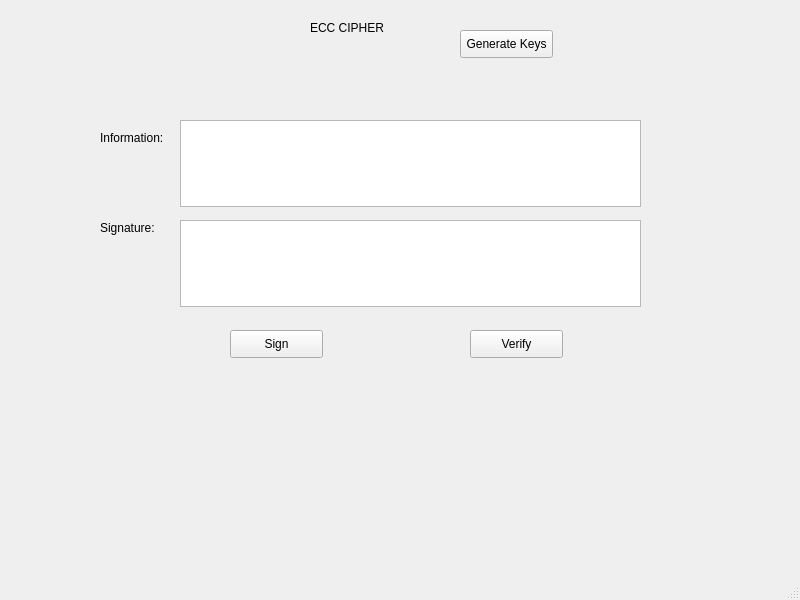
<?xml version="1.0" encoding="UTF-8"?>
<ui version="4.0">
 <class>MainWindow</class>
 <widget class="QMainWindow" name="MainWindow">
  <property name="geometry">
   <rect>
    <x>0</x>
    <y>0</y>
    <width>800</width>
    <height>600</height>
   </rect>
  </property>
  <property name="windowTitle">
   <string>MainWindow</string>
  </property>
  <widget class="QWidget" name="centralwidget">
   <widget class="QLabel" name="label">
    <property name="geometry">
     <rect>
      <x>310</x>
      <y>20</y>
      <width>81</width>
      <height>16</height>
     </rect>
    </property>
    <property name="text">
     <string>ECC CIPHER</string>
    </property>
   </widget>
   <widget class="QPushButton" name="btn_gen_keys">
    <property name="geometry">
     <rect>
      <x>460</x>
      <y>30</y>
      <width>93</width>
      <height>28</height>
     </rect>
    </property>
    <property name="text">
     <string>Generate Keys</string>
    </property>
   </widget>
   <widget class="QLabel" name="label_2">
    <property name="geometry">
     <rect>
      <x>100</x>
      <y>130</y>
      <width>81</width>
      <height>16</height>
     </rect>
    </property>
    <property name="text">
     <string>Information:</string>
    </property>
   </widget>
   <widget class="QLabel" name="label_3">
    <property name="geometry">
     <rect>
      <x>100</x>
      <y>220</y>
      <width>81</width>
      <height>16</height>
     </rect>
    </property>
    <property name="text">
     <string>Signature:</string>
    </property>
   </widget>
   <widget class="QPlainTextEdit" name="txt_info">
    <property name="geometry">
     <rect>
      <x>180</x>
      <y>120</y>
      <width>461</width>
      <height>87</height>
     </rect>
    </property>
   </widget>
   <widget class="QPlainTextEdit" name="txt_sign">
    <property name="geometry">
     <rect>
      <x>180</x>
      <y>220</y>
      <width>461</width>
      <height>87</height>
     </rect>
    </property>
   </widget>
   <widget class="QPushButton" name="btn_sign">
    <property name="geometry">
     <rect>
      <x>230</x>
      <y>330</y>
      <width>93</width>
      <height>28</height>
     </rect>
    </property>
    <property name="text">
     <string>Sign</string>
    </property>
   </widget>
   <widget class="QPushButton" name="btn_verify">
    <property name="geometry">
     <rect>
      <x>470</x>
      <y>330</y>
      <width>93</width>
      <height>28</height>
     </rect>
    </property>
    <property name="text">
     <string>Verify</string>
    </property>
   </widget>
  </widget>
  <widget class="QMenuBar" name="menubar">
   <property name="geometry">
    <rect>
     <x>0</x>
     <y>0</y>
     <width>800</width>
     <height>26</height>
    </rect>
   </property>
  </widget>
  <widget class="QStatusBar" name="statusbar"/>
 </widget>
 <resources/>
 <connections/>
</ui>
